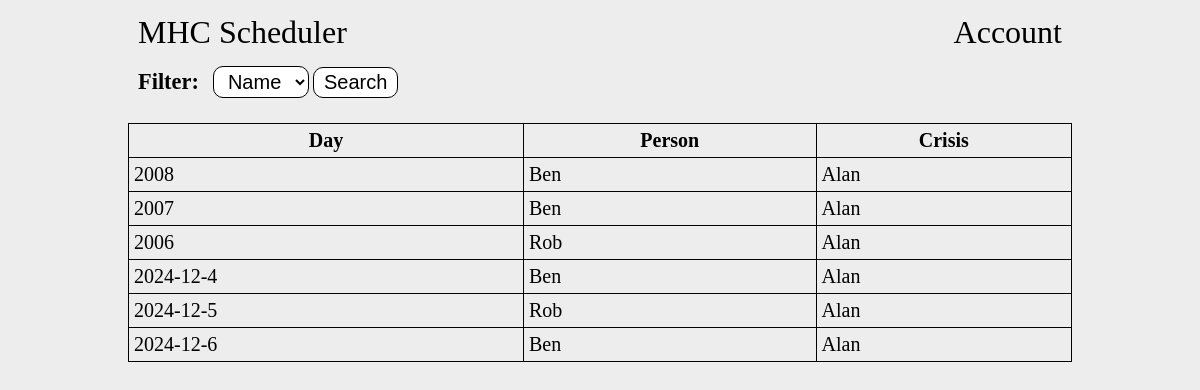
Before: / with the older database file.
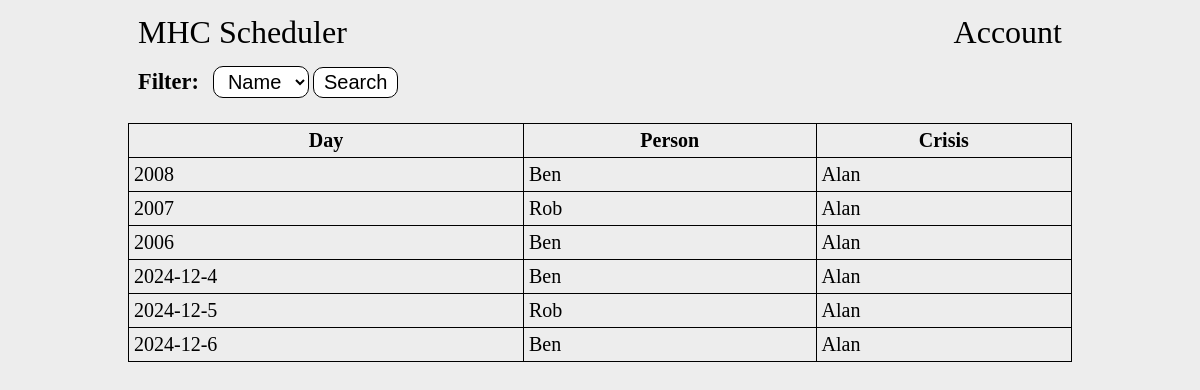
After: the same page with the newer database file.
### tables this page shows
CREATE TABLE days (id INTEGER NOT NULL, person_id INTEGER NOT NULL, date VARCHAR(255) NOT NULL, crisis_id INTEGER, completed bool, PRIMARY KEY(id), FOREIGN KEY (person_id) REFERENCES people(id));

CREATE TABLE people (id INTEGER NOT NULL, name varchar(255) NOT NULL, admin bool NOT NULL, diff int NOT NULL, password varchar(255), email varchar(255), number INTEGER, sessions bit(10), weight INTEGER, end_diff int, PRIMARY KEY (id));

### app.py (the view)
@app.route("/", methods=["GET"])
def index():
    con = sqlite3.connect("main.db")
    con.row_factory = sqlite3.Row
    cur = con.cursor()
    cur.execute("SELECT name FROM people;")
    rows = cur.fetchall()
    peopleData = [dict(row) for row in rows]
    if request.args.get('person'):
        person = request.args.get('person') # Filter days so that only the selected person shows
        cur.execute("SELECT days.date, p1.name AS oncall, p2.name AS crisis FROM days JOIN people p1 ON days.person_id = p1.id JOIN people p2 ON days.crisis_id = p2.id WHERE days.person_id = ? OR days.crisis_id = ? ORDER BY days.id ASC LIMIT 50", (person,person))
    else: # Display all days with a limit of 50
        cur.execute("SELECT date, p1.name AS oncall, p2.name AS crisis FROM days JOIN people p1 ON days.person_id = p1.id JOIN people p2 ON days.crisis_id = p2.id ORDER BY days.id ASC LIMIT 50")
    rows = cur.fetchall()
    daysData = [dict(row) for row in rows]
    con.close()
    if session.get("admin") != None:
        adminPerms = session['admin']
        if adminPerms == 1:
            return render_template('index.html', people=peopleData, days=daysData, accountLink="./signin", controlText="Admin", controlLink="./account")
        else:
            return render_template('index.html', people=peopleData, days=daysData, accountLink="./signin", controlText="Swaps", controlLink="./account")
    else:
        return render_template('index.html', people=peopleData, days=daysData, accountLink="./signin")

### app.py (called while the page is built)
@app.after_request
def add_header(response):
    response.headers["Cache-Control"] = "no-store, no-cache, must-revalidate, post-check=0, pre-check=0, max-age=0"
    response.headers["Pragma"] = "no-cache"
    response.headers["Expires"] = "0"
    return response

### templates/index.html (shortened to what this page needs)
{% extends "base.html" %}
{% block body %}
<nav>
    <a href="./">MHC Scheduler</a>
    <div>
        <a href="signin">Account</a>
    </div>
</nav>
<main>
    <form method="get">
        <label for="filter">Filter: </label>
        <select name="person" id="filter">
            <option disabled selected>Name</option>
        </select>
        <input type="submit" value="Search">
    </form>
    <table>
        <tr>
            <th>Day</th>
            <th>Person</th>
            <th>Crisis</th>
        </tr>
        {% for day in days %}
        <tr>
            <td>{{ day['date'] }}</td>
            <td>{{ day['oncall'] }}</td>
            <td>{{ day['crisis'] }}</td>
        </tr>
        {% endfor %}
    </table>
</main>
{% endblock %}

### templates/base.html (shortened to what this page needs)
<!DOCTYPE html>
<html lang="en">
    <head>
        <link rel="stylesheet" href="{{ url_for('static', filename='main.css') }}">
    </head>
    <body>
        {% block body %}
        {% endblock %}
    </body>
</html>

### static/main.css (style rules this page uses)
body { background-color: rgb(237, 237, 237); padding: 0 10%; }
nav { color: black; font-size: 2rem; display: flex; flex-direction: row; justify-content: space-between; align-items: center; height: 6vh; }
nav a { color: black; text-decoration: none; padding: 10px; }
label, select, input { display: inline-block; font-size: 1.25rem; padding: 3px 10px; border-radius: 10px; }
label { font-weight: bold; font-size: 1.4rem; }
select, input { background-color: white; border: 1px solid black; }
form { margin: 10px 0 20px 0; }
form input { margin-bottom: 5px; }
table { width: 100%; margin: 10px 0; }
th, td { padding: 5px; font-size: 1.25rem; }
table, th, td { border: 1px solid black; border-collapse: collapse; }

Changed rows visible on the page:
changed days (number 2 of 6 on the later page): oncall "Ben" → "Rob"
changed days (number 3 of 6 on the later page): oncall "Rob" → "Ben"
